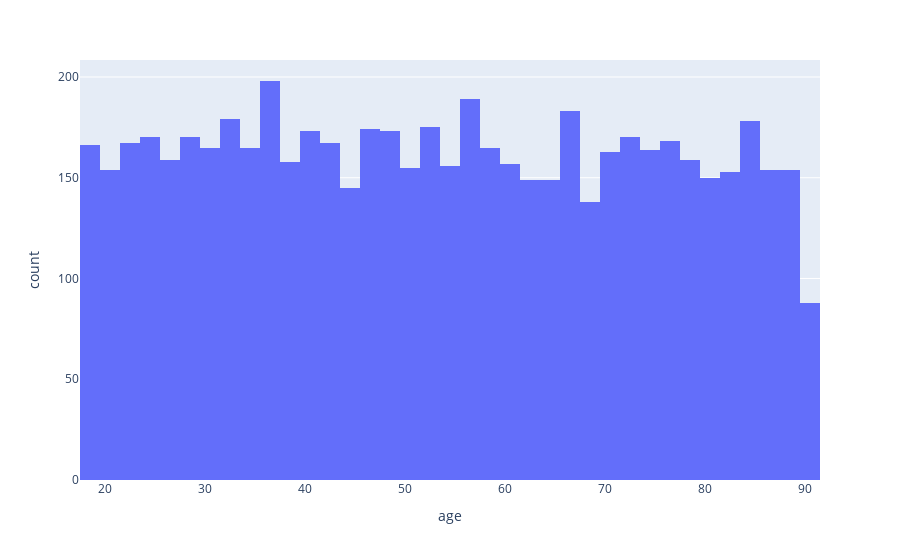
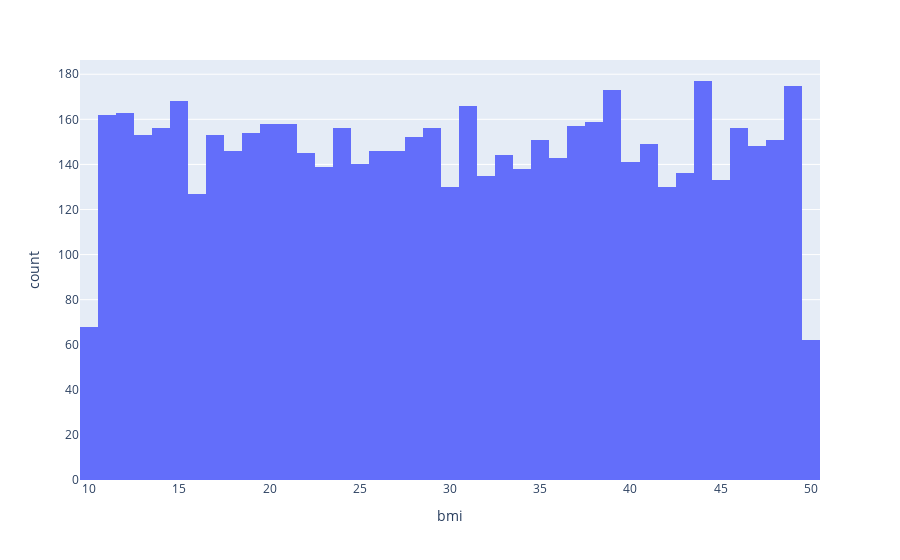
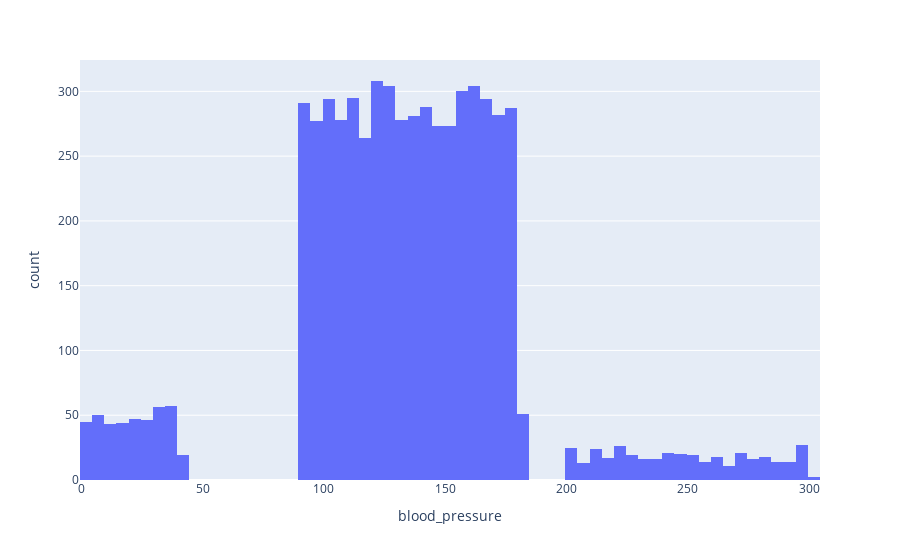

Notebook code for these charts, in order:
### Code cell
histAge = px.histogram(df, x='age')
histBmi = px.histogram(df, x='bmi')
histBlood = px.histogram(df, x='blood_pressure')


histAge.show()
histBmi.show()
histBlood.show()

### Figure 1 — Plotly figure (JSON) as saved in the notebook; plotly's stock layout.template omitted (floating-point values rounded to 4 significant figures; data arrays with more than 128 entries replaced by an {"elided": "..."} marker saying what was removed)
{"data": [{"alignmentgroup": "True", "bingroup": "x", "hovertemplate": "age=%{x}<br>count=%{y}<extra></extra>", "legendgroup": "", "marker": {"color": "#636efa", "pattern": {"shape": ""}}, "name": "", "offsetgroup": "", "orientation": "v", "showlegend": false, "type": "histogram", "x": {"elided": "6000 int values"}, "xaxis": "x", "yaxis": "y"}], "layout": {"barmode": "relative", "legend": {"tracegroupgap": 0}, "margin": {"t": 60}, "xaxis": {"anchor": "y", "domain": [0, 1], "title": {"text": "age"}}, "yaxis": {"anchor": "x", "domain": [0, 1], "title": {"text": "count"}}}}

### Figure 2 — Plotly figure (JSON) as saved in the notebook; plotly's stock layout.template omitted (floating-point values rounded to 4 significant figures; data arrays with more than 128 entries replaced by an {"elided": "..."} marker saying what was removed)
{"data": [{"alignmentgroup": "True", "bingroup": "x", "hovertemplate": "bmi=%{x}<br>count=%{y}<extra></extra>", "legendgroup": "", "marker": {"color": "#636efa", "pattern": {"shape": ""}}, "name": "", "offsetgroup": "", "orientation": "v", "showlegend": false, "type": "histogram", "x": {"elided": "6000 int values"}, "xaxis": "x", "yaxis": "y"}], "layout": {"barmode": "relative", "legend": {"tracegroupgap": 0}, "margin": {"t": 60}, "xaxis": {"anchor": "y", "domain": [0, 1], "title": {"text": "bmi"}}, "yaxis": {"anchor": "x", "domain": [0, 1], "title": {"text": "count"}}}}

### Figure 3 — Plotly figure (JSON) as saved in the notebook; plotly's stock layout.template omitted (floating-point values rounded to 4 significant figures; data arrays with more than 128 entries replaced by an {"elided": "..."} marker saying what was removed)
{"data": [{"alignmentgroup": "True", "bingroup": "x", "hovertemplate": "blood_pressure=%{x}<br>count=%{y}<extra></extra>", "legendgroup": "", "marker": {"color": "#636efa", "pattern": {"shape": ""}}, "name": "", "offsetgroup": "", "orientation": "v", "showlegend": false, "type": "histogram", "x": {"elided": "6000 int values"}, "xaxis": "x", "yaxis": "y"}], "layout": {"barmode": "relative", "legend": {"tracegroupgap": 0}, "margin": {"t": 60}, "xaxis": {"anchor": "y", "domain": [0, 1], "title": {"text": "blood_pressure"}}, "yaxis": {"anchor": "x", "domain": [0, 1], "title": {"text": "count"}}}}
